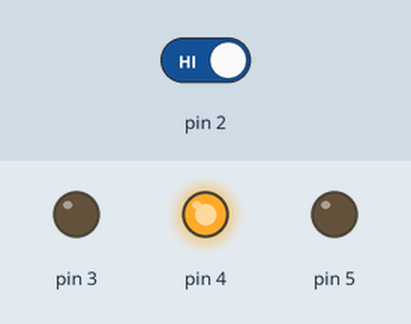
A sketch run on a simulated Arduino Uno, built with avr-gcc and run on an emulated ATmega328P. On the bench: output pins drawn as LEDs (lit = HIGH). Inputs (shaded band) come from the test bench; at power-on: pin 2 HIGH. Random numbers use the default seed unless the sketch sets one.

Above: at 1.3 s.
1.4 s: pin 2 driven LOW
At 1.8 s:
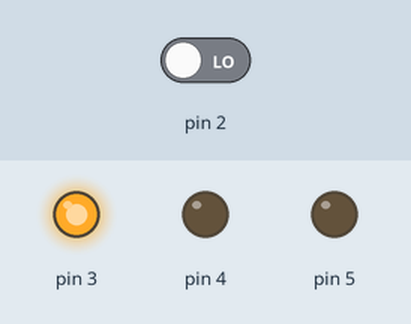
3.0 s: pin 2 driven HIGH
At 9.2 s:
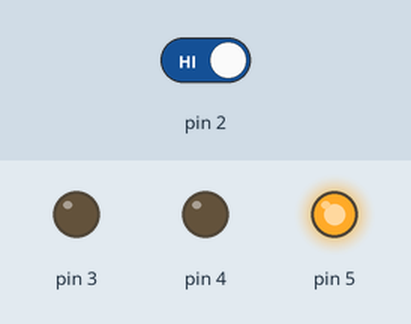
Timing chart, 0 to 12.0 s (numbered marks = the images above; inputs shaded):
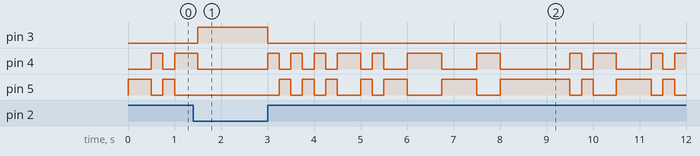

The sketch:

02_1_probabilityBlinky.ino
```cpp
int switchState = 0;

void setup() {
  // open the serial port at 9600 bps:
  Serial.begin(9600);
  // put your setup code here, to run once:
  // red
  pinMode(5, OUTPUT);
  // red
  pinMode(4, OUTPUT);
  // green
  pinMode(3, OUTPUT);
  // get voltage from switch
  pinMode(2, INPUT);
}

void loop() {
  // put your main code here, to run repeatedly:
  switchState = digitalRead(2);

  if (switchState == LOW) {

    digitalWrite(3, HIGH);
    digitalWrite(4, LOW);
    digitalWrite(5, LOW);
  } else {

    digitalWrite(3, LOW);

    if (random(0, 10) > 4) {
      digitalWrite(5, HIGH);
      digitalWrite(4, LOW);
      delay(250);
    } else {
      digitalWrite(4, HIGH);
      digitalWrite(5, LOW);
      delay(250);
    }


  }

}
```

Measured:
- after the input at 1.4 s, pin 3: LOW → HIGH after 0.10 s
- after the input at 3.0 s, pin 3: HIGH → LOW at once; pin 4: LOW → HIGH at once, → LOW 0.25 s later, → HIGH 0.25 s later, → LOW 0.25 s later, … (21 changes in this stretch); pin 5: LOW → HIGH after 0.25 s, → LOW 0.25 s later, → HIGH 0.25 s later, → LOW 0.25 s later, … (20 changes in this stretch)
